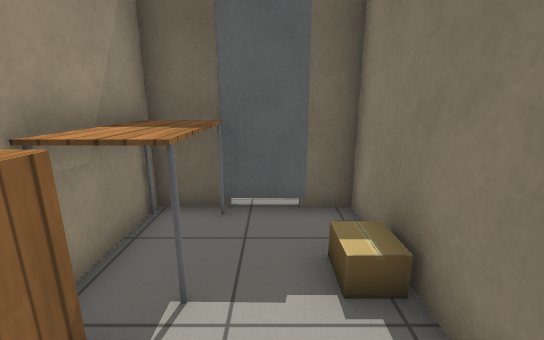
view 1 (above)

13 first-person views from a walk through a Gazebo world. The camera is 1.2 m above the floor, tilts 14° down and sees 90° across. The floor is counted in squares, 0.5 m on a side. Each view is taken from the middle of a square. On the plan, view 1 faces up. The plan holds only what a view shows up to about 18 squares ahead; the rest is blank. Gazebo's built-in surfaces are drawn with simple patterns.

view 2
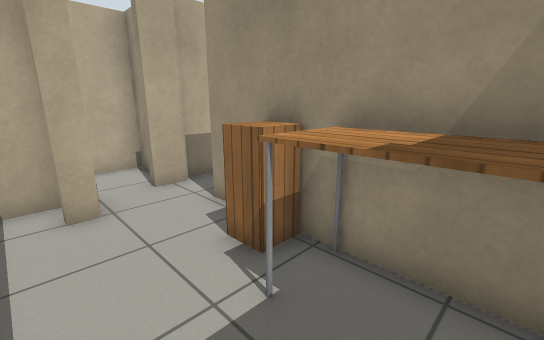

view 3
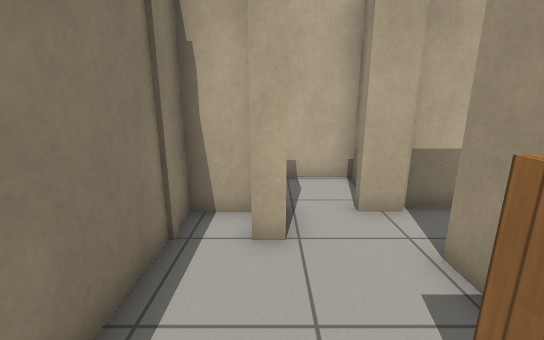

view 4
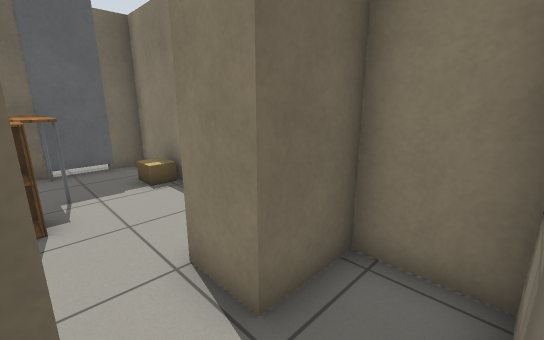

view 5
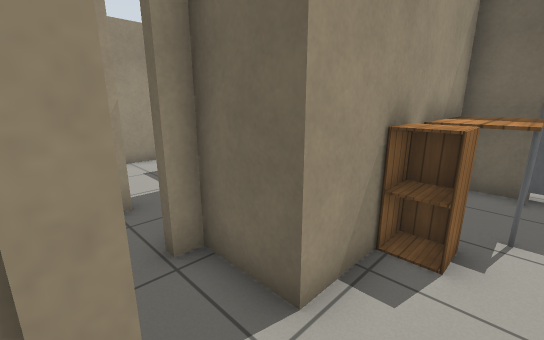

view 6
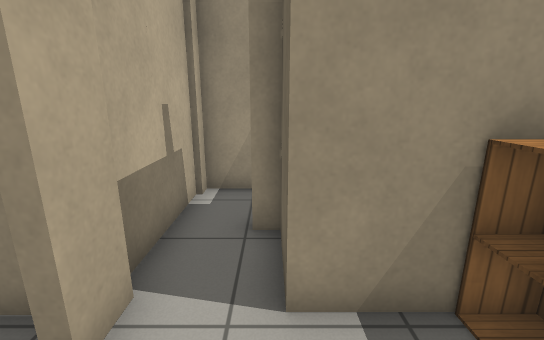

view 7
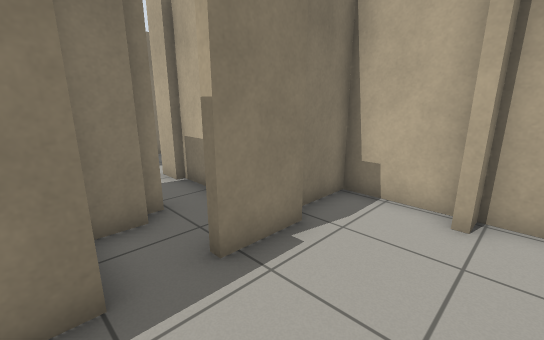

view 8
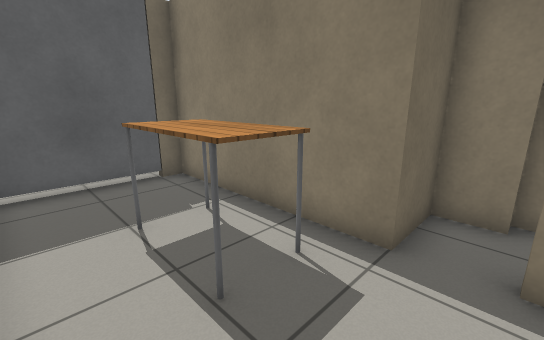

view 9
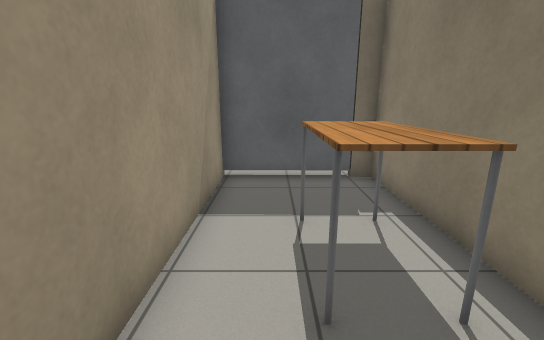

view 10
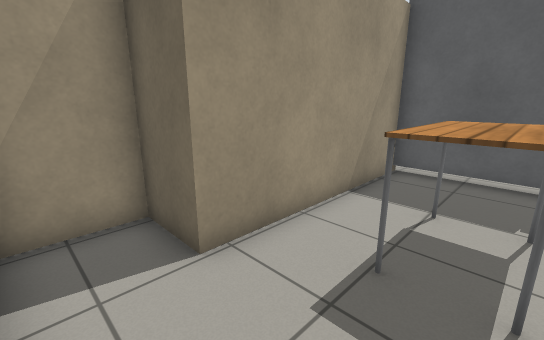

view 11
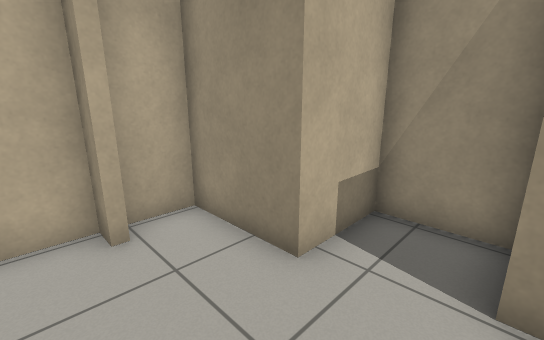

view 12
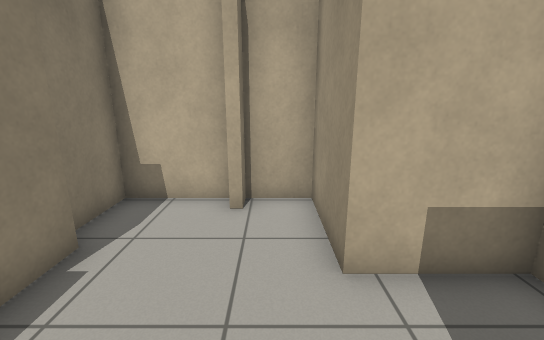

view 13
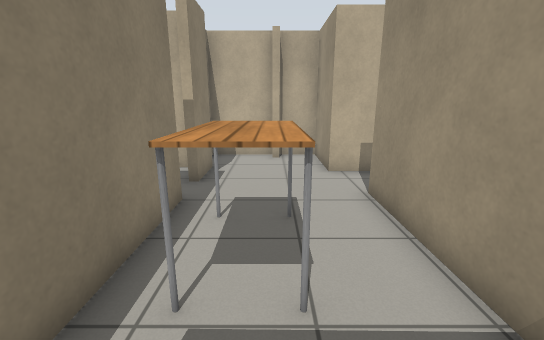

### Floor plan
Points are (right, up) in squares from view 1. A wall is a line through its corners. A room is listed if a view was taken in it or the views show most of it. See-through windows are left out.
Room 1 (views 1, 2, 3, 6)
walls: (-0.9, 6) (-2.7, 6) (-2.7, -0.8); (0.3, -2.7) (1.9, -2.7) (1.9, 6) (0.6, 6); (-0.2, -3) (-0.2, -1.4) (0.4, -1.4); (-3, -2.7) (-2, -2.7)
ways out: opening at (-1, -3) to room 2; opening at (-3, -2) to room 3
objects: cabinet (-2, 1) to (-2, 2); table (-2, 3) to (-1, 5); cardboard box (1, 3) to (1, 4)
Room 2 (views 4, 5)
walls: (-2, -2.7) (-2, -3.1); (-2.7, -3) (-2.7, -5.6) (-0.4, -5.6); (1.9, -5.1) (1.9, -3) (-0.2, -3)
low walls: (0.1, -5.1) (1.9, -5.1)
ways out: opening at (-1, -3) to room 1
Room 3 (views 7, 8, 9, 10, 11, 12, 13)
walls: (-7.4, -1.1) (-7.4, -2.7) (-6.9, -2.7); (-7.7, -3.2) (-7.7, -1.1); (-7, -3) (-2.7, -3); (-5.1, -1.4) (-5.1, -0.8) (-5.6, -0.8) (-5.6, 0.5) (-7.7, 0.5) (-7.7, 7.7) (-8.5, 7.7); (-10, -4.9) (-10, -5.6) (-7.2, -5.6) (-7.2, -3.8); (-12.6, 8) (-12.6, 0) (-14.7, 0) (-14.7, -2.4) (-12, -2.4) (-12, -5.6) (-10.3, -5.6) (-10.3, -4.9); (-2.7, -0.8) (-4.8, -0.8)
ways out: opening at (-3, -2) to room 1
objects: window (-12, 8) to (-9, 8); table (-10, 2) to (-9, 4)

Where each view was taken, in squares from view 1:
view 1: 0 up, 0 right, facing up
view 2: 5 up, 1 right, facing down-left
view 3: 3 up, 0 right, facing down
view 4: 5 down, 2 left, facing up-right
view 5: 3 down, 1 left, facing up-left
view 6: 1 down, 0 right, facing left
view 7: 1 up, 11 left, facing down-right
view 8: 1 down, 12 left, facing up-right
view 9: 1 down, 11 left, facing up
view 10: 2 down, 9 left, facing up-left
view 11: 0 up, 9 left, facing down-left
view 12: 1 up, 11 left, facing down
view 13: 7 up, 10 left, facing down
